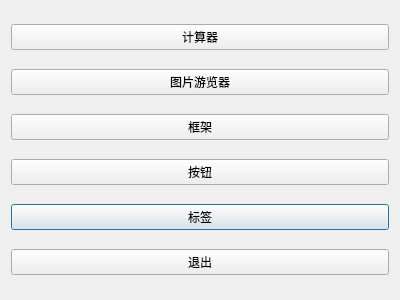
<?xml version="1.0" encoding="UTF-8"?>
<ui version="4.0">
 <class>function</class>
 <widget class="QDialog" name="function">
  <property name="geometry">
   <rect>
    <x>0</x>
    <y>0</y>
    <width>400</width>
    <height>300</height>
   </rect>
  </property>
  <property name="windowTitle">
   <string>Dialog</string>
  </property>
  <layout class="QGridLayout" name="gridLayout">
   <item row="4" column="0">
    <widget class="QPushButton" name="label_Btn">
     <property name="text">
      <string>标签</string>
     </property>
    </widget>
   </item>
   <item row="3" column="0">
    <widget class="QPushButton" name="bb_pushButton">
     <property name="text">
      <string>按钮</string>
     </property>
    </widget>
   </item>
   <item row="5" column="0">
    <widget class="QPushButton" name="quit_Botton">
     <property name="text">
      <string>退出</string>
     </property>
    </widget>
   </item>
   <item row="0" column="0">
    <widget class="QPushButton" name="coulum_Btn">
     <property name="text">
      <string>计算器</string>
     </property>
    </widget>
   </item>
   <item row="2" column="0">
    <widget class="QPushButton" name="Dialog_Btn">
     <property name="text">
      <string>框架</string>
     </property>
    </widget>
   </item>
   <item row="1" column="0">
    <widget class="QPushButton" name="picshow_Btn">
     <property name="text">
      <string>图片游览器</string>
     </property>
    </widget>
   </item>
  </layout>
  <zorder>coulum_Btn</zorder>
  <zorder>Dialog_Btn</zorder>
  <zorder>bb_pushButton</zorder>
  <zorder>label_Btn</zorder>
  <zorder>quit_Botton</zorder>
  <zorder>picshow_Btn</zorder>
 </widget>
 <resources/>
 <connections/>
</ui>
